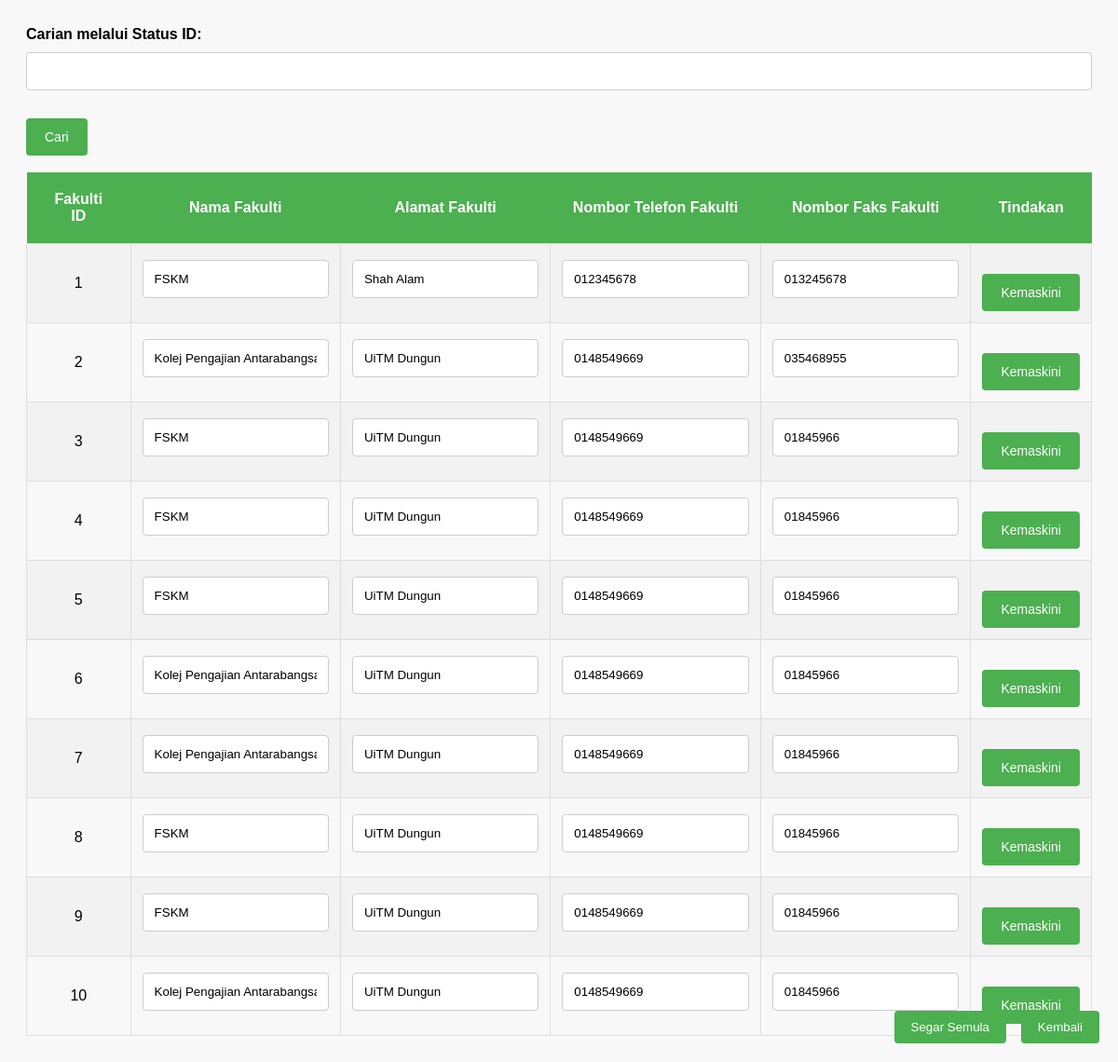
Screenshot of /edit_status.php with the database file from the repository.
### tables this page shows
CREATE TABLE `fakulti` (
  `fakulti_id` int(11) NOT NULL,
  `nama_fakulti` varchar(50) NOT NULL,
  `alamat_fakulti` varchar(250) NOT NULL,
  `no_tel_fakulti` varchar(20) NOT NULL,
  `no_fax_fakulti` varchar(20) NOT NULL
);

### edit_status.php (the view, shortened to what this page needs)
<!DOCTYPE html>
<html>
<head>
</head>
<body>
<form method="get" action="">
    <label for="status_id">Carian melalui Status ID:</label>
    <input type="text" name="status_id" id="status_id">
    <input type="submit" value="Cari" name="search"><br><br>
  </form>
<?php
$conn = mysqli_connect("", "", "", "");
    $sql = "SELECT * FROM fakulti";
    $result = mysqli_query($conn, $sql);
    ?>
    <table>
        <tr>
            <th>Fakulti ID</th>
            <th>Nama Fakulti</th>
            <th>Alamat Fakulti</th>
            <th>Nombor Telefon Fakulti</th>
            <th>Nombor Faks Fakulti</th>
            <th>Tindakan</th>
        </tr>
        <?php while ($row = mysqli_fetch_assoc($result)) { ?>
            <tr>
                <form method="post" action="<?php echo $_SERVER['PHP_SELF']; ?>">
                    <td><?php echo $row['fakulti_id']; ?><input type="hidden" name="fakulti_id" value="<?php echo $row['fakulti_id']; ?>"></td>
                    <td><input type="text" name="nama_fakulti" value="<?php echo $row['nama_fakulti']; ?>"></td>
                    <td><input type="text" name="alamat_fakulti" value="<?php echo $row['alamat_fakulti']; ?>"></td>
                    <td><input type="text" name="no_tel_fakulti" value="<?php echo $row['no_tel_fakulti']; ?>"></td>
                    <td><input type="text" name="no_fax_fakulti" value="<?php echo $row['no_fax_fakulti']; ?>"></td>
                    <td><input type="submit" name="submit" value="Kemaskini"></td>
            </form>
        </tr>
    <?php } ?>
</table>
<a href="fakultioption.php"><button style="position: fixed; bottom: 20px; right: 20px;">Kembali</button></a>
<a href="edit_fakulti_page(main).php"><button style="position: fixed; bottom: 20px; right: 120px;">Segar Semula</button></a>
</body>
</html>

### edit_status.php (style rules this page uses)
body { background-color: #f8f8f8; font-family: Arial, sans-serif; padding: 20px; }
table { border-collapse: collapse; margin: 0 auto; width: 100%; }
th { background-color: #4CAF50; color: white; padding: 20px; text-align: center; }
td { border: 1px solid #ddd; padding: 12px; text-align: center; }
tr:nth-child(even) { background-color: #f2f2f2; text-align: center; }
input[type="submit"] { background-color: #4CAF50; border: none; border-radius: 4px; color: white; cursor: pointer; display: inline-block; font-size: 14px; margin-top: 20px; padding: 12px 20px; text-align: center; text-decoration: none; width: auto; }
input[type="text"], select { border: 1px solid #ccc; border-radius: 4px; box-sizing: border-box; display: inline-block; margin-bottom: 10px; padding: 12px; width: 100%; }
label { display: block; font-size: 16px; font-weight: bold; margin-bottom: 10px; }
button { background-color: #4CAF50; color: white; padding: 10px 18px; border: none; border-radius: 4px; cursor: pointer; }

### rows the page displays
fakulti: fakulti_id "1", nama_fakulti "FSKM", alamat_fakulti "Shah Alam", no_tel_fakulti "012345678", no_fax_fakulti "013245678"
fakulti: fakulti_id "2", nama_fakulti "Kolej Pengajian Antarabangsa", alamat_fakulti "UiTM Dungun", no_tel_fakulti "0148549669", no_fax_fakulti "035468955"
fakulti: fakulti_id "3", nama_fakulti "FSKM", alamat_fakulti "UiTM Dungun", no_tel_fakulti "0148549669", no_fax_fakulti "01845966"
fakulti: fakulti_id "4", nama_fakulti "FSKM", alamat_fakulti "UiTM Dungun", no_tel_fakulti "0148549669", no_fax_fakulti "01845966"
fakulti: fakulti_id "5", nama_fakulti "FSKM", alamat_fakulti "UiTM Dungun", no_tel_fakulti "0148549669", no_fax_fakulti "01845966"
fakulti: fakulti_id "6", nama_fakulti "Kolej Pengajian Antarabangsa", alamat_fakulti "UiTM Dungun", no_tel_fakulti "0148549669", no_fax_fakulti "01845966"
fakulti: fakulti_id "7", nama_fakulti "Kolej Pengajian Antarabangsa", alamat_fakulti "UiTM Dungun", no_tel_fakulti "0148549669", no_fax_fakulti "01845966"
fakulti: fakulti_id "8", nama_fakulti "FSKM", alamat_fakulti "UiTM Dungun", no_tel_fakulti "0148549669", no_fax_fakulti "01845966"
fakulti: fakulti_id "9", nama_fakulti "FSKM", alamat_fakulti "UiTM Dungun", no_tel_fakulti "0148549669", no_fax_fakulti "01845966"
fakulti: fakulti_id "10", nama_fakulti "Kolej Pengajian Antarabangsa", alamat_fakulti "UiTM Dungun", no_tel_fakulti "0148549669", no_fax_fakulti "01845966"
